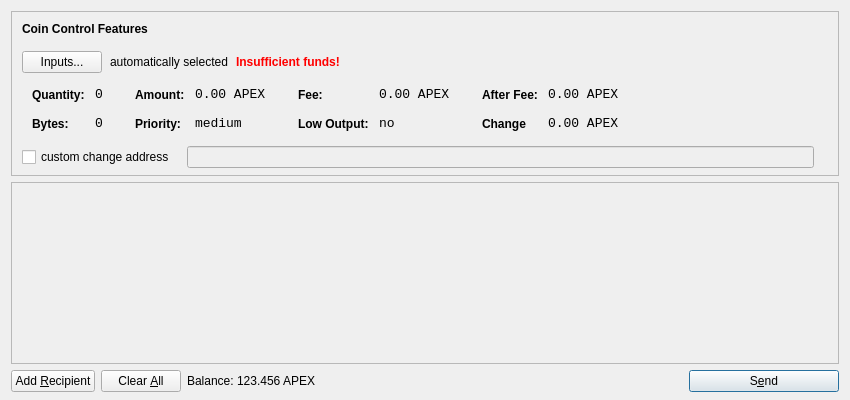
<?xml version="1.0" encoding="UTF-8"?>
<ui version="4.0">
 <class>SendCoinsDialog</class>
 <widget class="QDialog" name="SendCoinsDialog">
  <property name="geometry">
   <rect>
    <x>0</x>
    <y>0</y>
    <width>850</width>
    <height>400</height>
   </rect>
  </property>
  <property name="windowTitle">
   <string>Send Coins</string>
  </property>
  <layout class="QVBoxLayout" name="verticalLayout" stretch="0,1,0">
   <property name="bottomMargin">
    <number>8</number>
   </property>
   <item>
    <widget class="QFrame" name="frameCoinControl">
     <property name="sizePolicy">
      <sizepolicy hsizetype="Expanding" vsizetype="Expanding">
       <horstretch>0</horstretch>
       <verstretch>0</verstretch>
      </sizepolicy>
     </property>
     <property name="maximumSize">
      <size>
       <width>16777215</width>
       <height>16777215</height>
      </size>
     </property>
     <property name="frameShape">
      <enum>QFrame::StyledPanel</enum>
     </property>
     <property name="frameShadow">
      <enum>QFrame::Sunken</enum>
     </property>
     <layout class="QVBoxLayout" name="verticalLayoutCoinControl2">
      <property name="spacing">
       <number>-1</number>
      </property>
      <property name="leftMargin">
       <number>0</number>
      </property>
      <property name="topMargin">
       <number>0</number>
      </property>
      <property name="rightMargin">
       <number>0</number>
      </property>
      <property name="bottomMargin">
       <number>6</number>
      </property>
      <item>
       <layout class="QVBoxLayout" name="verticalLayoutCoinControl" stretch="0,0,0,0,1">
        <property name="spacing">
         <number>0</number>
        </property>
        <property name="leftMargin">
         <number>10</number>
        </property>
        <property name="topMargin">
         <number>10</number>
        </property>
        <item>
         <layout class="QHBoxLayout" name="horizontalLayoutCoinControl1">
          <property name="bottomMargin">
           <number>15</number>
          </property>
          <item>
           <widget class="QLabel" name="labelCoinControlFeatures">
            <property name="sizePolicy">
             <sizepolicy hsizetype="Preferred" vsizetype="Maximum">
              <horstretch>0</horstretch>
              <verstretch>0</verstretch>
             </sizepolicy>
            </property>
            <property name="font">
             <font>
              <weight>75</weight>
              <bold>true</bold>
             </font>
            </property>
            <property name="styleSheet">
             <string notr="true">font-weight:bold;</string>
            </property>
            <property name="text">
             <string>Coin Control Features</string>
            </property>
           </widget>
          </item>
         </layout>
        </item>
        <item>
         <layout class="QHBoxLayout" name="horizontalLayoutCoinControl2" stretch="0,0,0,0">
          <property name="spacing">
           <number>8</number>
          </property>
          <property name="bottomMargin">
           <number>10</number>
          </property>
          <item>
           <widget class="QPushButton" name="pushButtonCoinControl">
            <property name="styleSheet">
             <string notr="true"/>
            </property>
            <property name="text">
             <string>Inputs...</string>
            </property>
           </widget>
          </item>
          <item>
           <widget class="QLabel" name="labelCoinControlAutomaticallySelected">
            <property name="text">
             <string>automatically selected</string>
            </property>
            <property name="margin">
             <number>5</number>
            </property>
           </widget>
          </item>
          <item>
           <widget class="QLabel" name="labelCoinControlInsuffFunds">
            <property name="font">
             <font>
              <weight>75</weight>
              <bold>true</bold>
             </font>
            </property>
            <property name="styleSheet">
             <string notr="true">color:red;font-weight:bold;</string>
            </property>
            <property name="text">
             <string>Insufficient funds!</string>
            </property>
            <property name="margin">
             <number>5</number>
            </property>
           </widget>
          </item>
          <item>
           <spacer name="horizontalSpacerCoinControl">
            <property name="orientation">
             <enum>Qt::Horizontal</enum>
            </property>
            <property name="sizeHint" stdset="0">
             <size>
              <width>40</width>
              <height>1</height>
             </size>
            </property>
           </spacer>
          </item>
         </layout>
        </item>
        <item>
         <widget class="QWidget" name="widgetCoinControl" native="true">
          <property name="sizePolicy">
           <sizepolicy hsizetype="Preferred" vsizetype="Preferred">
            <horstretch>0</horstretch>
            <verstretch>0</verstretch>
           </sizepolicy>
          </property>
          <property name="minimumSize">
           <size>
            <width>0</width>
            <height>0</height>
           </size>
          </property>
          <property name="styleSheet">
           <string notr="true"/>
          </property>
          <layout class="QHBoxLayout" name="horizontalLayoutCoinControl5">
           <property name="margin">
            <number>0</number>
           </property>
           <item>
            <layout class="QHBoxLayout" name="horizontalLayoutCoinControl3" stretch="0,0,0,1">
             <property name="spacing">
              <number>20</number>
             </property>
             <property name="topMargin">
              <number>0</number>
             </property>
             <property name="bottomMargin">
              <number>10</number>
             </property>
             <item>
              <layout class="QFormLayout" name="formLayoutCoinControl1">
               <property name="horizontalSpacing">
                <number>10</number>
               </property>
               <property name="verticalSpacing">
                <number>14</number>
               </property>
               <property name="leftMargin">
                <number>10</number>
               </property>
               <property name="topMargin">
                <number>4</number>
               </property>
               <property name="rightMargin">
                <number>6</number>
               </property>
               <item row="0" column="0">
                <widget class="QLabel" name="labelCoinControlQuantityText">
                 <property name="styleSheet">
                  <string notr="true">font-weight:bold;</string>
                 </property>
                 <property name="text">
                  <string>Quantity:</string>
                 </property>
                 <property name="margin">
                  <number>0</number>
                 </property>
                </widget>
               </item>
               <item row="0" column="1">
                <widget class="QLabel" name="labelCoinControlQuantity">
                 <property name="font">
                  <font>
                   <family>Monospace</family>
                   <pointsize>10</pointsize>
                  </font>
                 </property>
                 <property name="cursor">
                  <cursorShape>IBeamCursor</cursorShape>
                 </property>
                 <property name="contextMenuPolicy">
                  <enum>Qt::ActionsContextMenu</enum>
                 </property>
                 <property name="text">
                  <string>0</string>
                 </property>
                 <property name="margin">
                  <number>0</number>
                 </property>
                 <property name="textInteractionFlags">
                  <set>Qt::LinksAccessibleByMouse|Qt::TextSelectableByKeyboard|Qt::TextSelectableByMouse</set>
                 </property>
                </widget>
               </item>
               <item row="1" column="0">
                <widget class="QLabel" name="labelCoinControlBytesText">
                 <property name="styleSheet">
                  <string notr="true">font-weight:bold;</string>
                 </property>
                 <property name="text">
                  <string>Bytes:</string>
                 </property>
                </widget>
               </item>
               <item row="1" column="1">
                <widget class="QLabel" name="labelCoinControlBytes">
                 <property name="font">
                  <font>
                   <family>Monospace</family>
                   <pointsize>10</pointsize>
                  </font>
                 </property>
                 <property name="cursor">
                  <cursorShape>IBeamCursor</cursorShape>
                 </property>
                 <property name="contextMenuPolicy">
                  <enum>Qt::ActionsContextMenu</enum>
                 </property>
                 <property name="text">
                  <string>0</string>
                 </property>
                 <property name="textInteractionFlags">
                  <set>Qt::LinksAccessibleByMouse|Qt::TextSelectableByKeyboard|Qt::TextSelectableByMouse</set>
                 </property>
                </widget>
               </item>
              </layout>
             </item>
             <item>
              <layout class="QFormLayout" name="formLayoutCoinControl2">
               <property name="horizontalSpacing">
                <number>10</number>
               </property>
               <property name="verticalSpacing">
                <number>14</number>
               </property>
               <property name="leftMargin">
                <number>6</number>
               </property>
               <property name="topMargin">
                <number>4</number>
               </property>
               <property name="rightMargin">
                <number>6</number>
               </property>
               <item row="0" column="0">
                <widget class="QLabel" name="labelCoinControlAmountText">
                 <property name="styleSheet">
                  <string notr="true">font-weight:bold;</string>
                 </property>
                 <property name="text">
                  <string>Amount:</string>
                 </property>
                 <property name="margin">
                  <number>0</number>
                 </property>
                </widget>
               </item>
               <item row="0" column="1">
                <widget class="QLabel" name="labelCoinControlAmount">
                 <property name="font">
                  <font>
                   <family>Monospace</family>
                   <pointsize>10</pointsize>
                  </font>
                 </property>
                 <property name="cursor">
                  <cursorShape>IBeamCursor</cursorShape>
                 </property>
                 <property name="contextMenuPolicy">
                  <enum>Qt::ActionsContextMenu</enum>
                 </property>
                 <property name="text">
                  <string>0.00 APEX</string>
                 </property>
                 <property name="textInteractionFlags">
                  <set>Qt::LinksAccessibleByMouse|Qt::TextSelectableByKeyboard|Qt::TextSelectableByMouse</set>
                 </property>
                </widget>
               </item>
               <item row="1" column="0">
                <widget class="QLabel" name="labelCoinControlPriorityText">
                 <property name="styleSheet">
                  <string notr="true">font-weight:bold;</string>
                 </property>
                 <property name="text">
                  <string>Priority:</string>
                 </property>
                </widget>
               </item>
               <item row="1" column="1">
                <widget class="QLabel" name="labelCoinControlPriority">
                 <property name="font">
                  <font>
                   <family>Monospace</family>
                   <pointsize>10</pointsize>
                  </font>
                 </property>
                 <property name="cursor">
                  <cursorShape>IBeamCursor</cursorShape>
                 </property>
                 <property name="contextMenuPolicy">
                  <enum>Qt::ActionsContextMenu</enum>
                 </property>
                 <property name="text">
                  <string>medium</string>
                 </property>
                 <property name="textInteractionFlags">
                  <set>Qt::LinksAccessibleByMouse|Qt::TextSelectableByKeyboard|Qt::TextSelectableByMouse</set>
                 </property>
                </widget>
               </item>
              </layout>
             </item>
             <item>
              <layout class="QFormLayout" name="formLayoutCoinControl3">
               <property name="horizontalSpacing">
                <number>10</number>
               </property>
               <property name="verticalSpacing">
                <number>14</number>
               </property>
               <property name="leftMargin">
                <number>6</number>
               </property>
               <property name="topMargin">
                <number>4</number>
               </property>
               <property name="rightMargin">
                <number>6</number>
               </property>
               <item row="0" column="0">
                <widget class="QLabel" name="labelCoinControlFeeText">
                 <property name="styleSheet">
                  <string notr="true">font-weight:bold;</string>
                 </property>
                 <property name="text">
                  <string>Fee:</string>
                 </property>
                 <property name="margin">
                  <number>0</number>
                 </property>
                </widget>
               </item>
               <item row="0" column="1">
                <widget class="QLabel" name="labelCoinControlFee">
                 <property name="font">
                  <font>
                   <family>Monospace</family>
                   <pointsize>10</pointsize>
                  </font>
                 </property>
                 <property name="cursor">
                  <cursorShape>IBeamCursor</cursorShape>
                 </property>
                 <property name="contextMenuPolicy">
                  <enum>Qt::ActionsContextMenu</enum>
                 </property>
                 <property name="text">
                  <string>0.00 APEX</string>
                 </property>
                 <property name="textInteractionFlags">
                  <set>Qt::LinksAccessibleByMouse|Qt::TextSelectableByKeyboard|Qt::TextSelectableByMouse</set>
                 </property>
                </widget>
               </item>
               <item row="1" column="0">
                <widget class="QLabel" name="labelCoinControlLowOutputText">
                 <property name="styleSheet">
                  <string notr="true">font-weight:bold;</string>
                 </property>
                 <property name="text">
                  <string>Low Output:</string>
                 </property>
                </widget>
               </item>
               <item row="1" column="1">
                <widget class="QLabel" name="labelCoinControlLowOutput">
                 <property name="font">
                  <font>
                   <family>Monospace</family>
                   <pointsize>10</pointsize>
                  </font>
                 </property>
                 <property name="cursor">
                  <cursorShape>IBeamCursor</cursorShape>
                 </property>
                 <property name="contextMenuPolicy">
                  <enum>Qt::ActionsContextMenu</enum>
                 </property>
                 <property name="text">
                  <string>no</string>
                 </property>
                 <property name="textInteractionFlags">
                  <set>Qt::LinksAccessibleByMouse|Qt::TextSelectableByKeyboard|Qt::TextSelectableByMouse</set>
                 </property>
                </widget>
               </item>
              </layout>
             </item>
             <item>
              <layout class="QFormLayout" name="formLayoutCoinControl4">
               <property name="horizontalSpacing">
                <number>10</number>
               </property>
               <property name="verticalSpacing">
                <number>14</number>
               </property>
               <property name="leftMargin">
                <number>6</number>
               </property>
               <property name="topMargin">
                <number>4</number>
               </property>
               <property name="rightMargin">
                <number>6</number>
               </property>
               <item row="0" column="0">
                <widget class="QLabel" name="labelCoinControlAfterFeeText">
                 <property name="styleSheet">
                  <string notr="true">font-weight:bold;</string>
                 </property>
                 <property name="text">
                  <string>After Fee:</string>
                 </property>
                 <property name="margin">
                  <number>0</number>
                 </property>
                </widget>
               </item>
               <item row="0" column="1">
                <widget class="QLabel" name="labelCoinControlAfterFee">
                 <property name="font">
                  <font>
                   <family>Monospace</family>
                   <pointsize>10</pointsize>
                  </font>
                 </property>
                 <property name="cursor">
                  <cursorShape>IBeamCursor</cursorShape>
                 </property>
                 <property name="contextMenuPolicy">
                  <enum>Qt::ActionsContextMenu</enum>
                 </property>
                 <property name="text">
                  <string>0.00 APEX</string>
                 </property>
                 <property name="textInteractionFlags">
                  <set>Qt::LinksAccessibleByMouse|Qt::TextSelectableByKeyboard|Qt::TextSelectableByMouse</set>
                 </property>
                </widget>
               </item>
               <item row="1" column="0">
                <widget class="QLabel" name="labelCoinControlChangeText">
                 <property name="styleSheet">
                  <string notr="true">font-weight:bold;</string>
                 </property>
                 <property name="text">
                  <string>Change</string>
                 </property>
                </widget>
               </item>
               <item row="1" column="1">
                <widget class="QLabel" name="labelCoinControlChange">
                 <property name="font">
                  <font>
                   <family>Monospace</family>
                   <pointsize>10</pointsize>
                  </font>
                 </property>
                 <property name="cursor">
                  <cursorShape>IBeamCursor</cursorShape>
                 </property>
                 <property name="contextMenuPolicy">
                  <enum>Qt::ActionsContextMenu</enum>
                 </property>
                 <property name="text">
                  <string>0.00 APEX</string>
                 </property>
                 <property name="textInteractionFlags">
                  <set>Qt::LinksAccessibleByMouse|Qt::TextSelectableByKeyboard|Qt::TextSelectableByMouse</set>
                 </property>
                </widget>
               </item>
              </layout>
             </item>
            </layout>
           </item>
          </layout>
         </widget>
        </item>
        <item>
         <layout class="QHBoxLayout" name="horizontalLayoutCoinControl4" stretch="0,0,0">
          <property name="spacing">
           <number>12</number>
          </property>
          <property name="sizeConstraint">
           <enum>QLayout::SetDefaultConstraint</enum>
          </property>
          <property name="topMargin">
           <number>5</number>
          </property>
          <property name="rightMargin">
           <number>5</number>
          </property>
          <item>
           <widget class="QCheckBox" name="checkBoxCoinControlChange">
            <property name="text">
             <string>custom change address</string>
            </property>
           </widget>
          </item>
          <item>
           <widget class="QLineEdit" name="lineEditCoinControlChange">
            <property name="enabled">
             <bool>false</bool>
            </property>
            <property name="sizePolicy">
             <sizepolicy hsizetype="Expanding" vsizetype="Fixed">
              <horstretch>0</horstretch>
              <verstretch>0</verstretch>
             </sizepolicy>
            </property>
           </widget>
          </item>
          <item>
           <widget class="QLabel" name="labelCoinControlChangeLabel">
            <property name="sizePolicy">
             <sizepolicy hsizetype="Preferred" vsizetype="Expanding">
              <horstretch>0</horstretch>
              <verstretch>0</verstretch>
             </sizepolicy>
            </property>
            <property name="minimumSize">
             <size>
              <width>0</width>
              <height>0</height>
             </size>
            </property>
            <property name="text">
             <string/>
            </property>
            <property name="margin">
             <number>3</number>
            </property>
           </widget>
          </item>
         </layout>
        </item>
        <item>
         <spacer name="verticalSpacerCoinControl">
          <property name="orientation">
           <enum>Qt::Vertical</enum>
          </property>
          <property name="sizeHint" stdset="0">
           <size>
            <width>800</width>
            <height>1</height>
           </size>
          </property>
         </spacer>
        </item>
       </layout>
      </item>
     </layout>
    </widget>
   </item>
   <item>
    <widget class="QScrollArea" name="scrollArea">
     <property name="widgetResizable">
      <bool>true</bool>
     </property>
     <widget class="QWidget" name="scrollAreaWidgetContents">
      <property name="geometry">
       <rect>
        <x>0</x>
        <y>0</y>
        <width>830</width>
        <height>165</height>
       </rect>
      </property>
      <layout class="QVBoxLayout" name="verticalLayout_2">
       <property name="margin">
        <number>0</number>
       </property>
       <item>
        <layout class="QVBoxLayout" name="entries">
         <property name="spacing">
          <number>6</number>
         </property>
        </layout>
       </item>
       <item>
        <spacer name="verticalSpacer">
         <property name="orientation">
          <enum>Qt::Vertical</enum>
         </property>
         <property name="sizeHint" stdset="0">
          <size>
           <width>20</width>
           <height>40</height>
          </size>
         </property>
        </spacer>
       </item>
      </layout>
     </widget>
    </widget>
   </item>
   <item>
    <layout class="QHBoxLayout" name="horizontalLayout">
     <item>
      <widget class="QPushButton" name="addButton">
       <property name="toolTip">
        <string>Send to multiple recipients at once</string>
       </property>
       <property name="text">
        <string>Add &amp;Recipient</string>
       </property>
       <property name="icon">
        <iconset resource="../bitcoin.qrc">
         <normaloff>:/icons/add</normaloff>:/icons/add</iconset>
       </property>
       <property name="autoDefault">
        <bool>false</bool>
       </property>
      </widget>
     </item>
     <item>
      <widget class="QPushButton" name="clearButton">
       <property name="sizePolicy">
        <sizepolicy hsizetype="Minimum" vsizetype="Fixed">
         <horstretch>0</horstretch>
         <verstretch>0</verstretch>
        </sizepolicy>
       </property>
       <property name="toolTip">
        <string>Remove all transaction fields</string>
       </property>
       <property name="text">
        <string>Clear &amp;All</string>
       </property>
       <property name="icon">
        <iconset resource="../bitcoin.qrc">
         <normaloff>:/icons/remove</normaloff>:/icons/remove</iconset>
       </property>
       <property name="autoRepeatDelay">
        <number>300</number>
       </property>
       <property name="autoDefault">
        <bool>false</bool>
       </property>
      </widget>
     </item>
     <item>
      <layout class="QHBoxLayout" name="horizontalLayout_2">
       <property name="spacing">
        <number>3</number>
       </property>
       <item>
        <widget class="QLabel" name="label">
         <property name="sizePolicy">
          <sizepolicy hsizetype="Preferred" vsizetype="Fixed">
           <horstretch>0</horstretch>
           <verstretch>0</verstretch>
          </sizepolicy>
         </property>
         <property name="text">
          <string>Balance:</string>
         </property>
        </widget>
       </item>
       <item>
        <widget class="QLabel" name="labelBalance">
         <property name="sizePolicy">
          <sizepolicy hsizetype="Preferred" vsizetype="Fixed">
           <horstretch>0</horstretch>
           <verstretch>0</verstretch>
          </sizepolicy>
         </property>
         <property name="cursor">
          <cursorShape>IBeamCursor</cursorShape>
         </property>
         <property name="text">
          <string>123.456 APEX</string>
         </property>
         <property name="textInteractionFlags">
          <set>Qt::LinksAccessibleByMouse|Qt::TextSelectableByKeyboard|Qt::TextSelectableByMouse</set>
         </property>
        </widget>
       </item>
      </layout>
     </item>
     <item>
      <spacer name="horizontalSpacer">
       <property name="orientation">
        <enum>Qt::Horizontal</enum>
       </property>
       <property name="sizeHint" stdset="0">
        <size>
         <width>40</width>
         <height>20</height>
        </size>
       </property>
      </spacer>
     </item>
     <item>
      <widget class="QPushButton" name="sendButton">
       <property name="minimumSize">
        <size>
         <width>150</width>
         <height>0</height>
        </size>
       </property>
       <property name="toolTip">
        <string>Confirm the send action</string>
       </property>
       <property name="text">
        <string>S&amp;end</string>
       </property>
       <property name="icon">
        <iconset resource="../bitcoin.qrc">
         <normaloff>:/icons/send</normaloff>:/icons/send</iconset>
       </property>
       <property name="default">
        <bool>true</bool>
       </property>
      </widget>
     </item>
    </layout>
   </item>
  </layout>
 </widget>
 <resources>
  <include location="../bitcoin.qrc"/>
 </resources>
 <connections/>
</ui>
